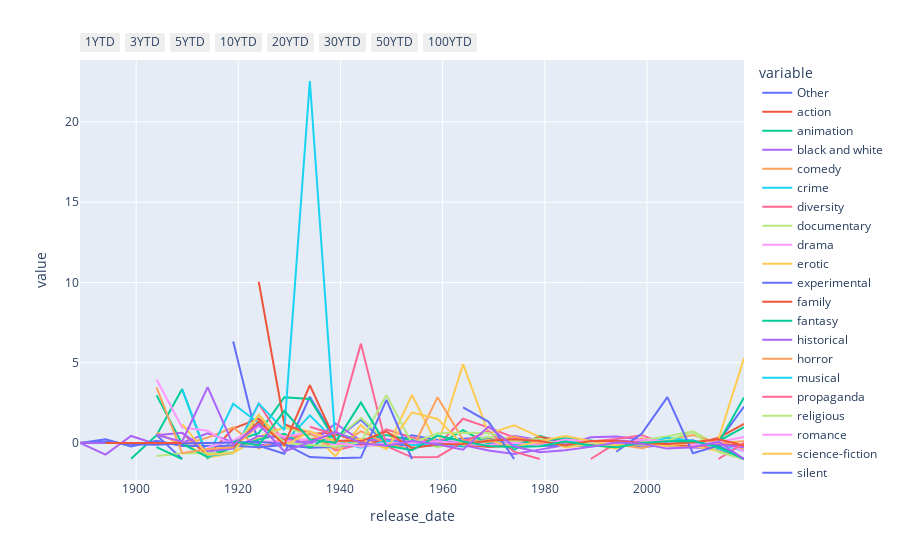

The notebook cell saved with this chart:
### Markdown cell above
We here have a dataframe (df) that represents the percentage evolution of the normalized data per genre sampled every 5 years. Under we have an interactive visualisation of this.

### Code cell
plot_line(genre_per_period(window =window, cumfunc =cumfunc, normalize =normalize, pct_change_bool =pct_change_bool))
